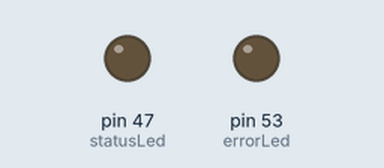
Bench run of a sketch on a simulated Arduino Mega 2560, built with avr-gcc and run on an emulated ATmega2560. Shown: output pins drawn as LEDs (lit = HIGH). What the sketch prints to the serial monitor is not drawn.

Above: at 18.1 s.
At 20.8 s:
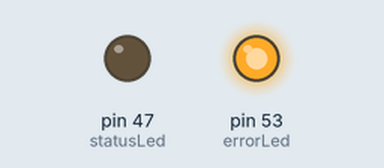
Timing chart, 0 to 23.7 s (numbered marks = the images above):
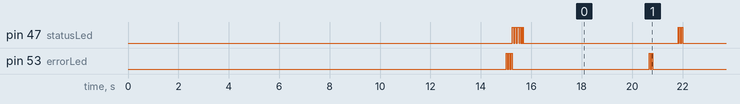

The sketch:

sender.ino
```cpp
// Test code for CSS 427 Final Project, based on Andrew Rapp example code.
// John Walter
// Thomas Dye
// Sender codebase for controller

#include <XBee.h>

// Create a 4-byte payload for an integer.
uint8_t payload[] = { 0, 0, 0, 0 };

// Initialize radio object
XBee xbee = XBee();

// 64-bit addressing: This is the SH + SL address of remote XBee
XBeeAddress64 addr64 = XBeeAddress64(0x0013A200, 0x40E3CD0F);
Tx64Request tx = Tx64Request(addr64, payload, sizeof(payload));
TxStatusResponse txStatus = TxStatusResponse();

// LED pin assignments
int statusLed = 47;
int errorLed = 53;

// Data for payload
int output = 0;

// Setup
void setup()
{
    // Prepare diagnostic leds
    pinMode(statusLed, OUTPUT);
    pinMode(errorLed, OUTPUT);

    // Prepare serial connections
    Serial.begin(9600);
    xbee.setSerial(Serial);

    // Allow radio to fully boot and establish connection to remote
    delay(15000);

    // Check LEDs
    flashLed(errorLed, 3, 50);
    flashLed(statusLed, 3, 50);
}

// Loop
void loop()
{
    // Pack 4-byte integer into payload using offsets
    payload[0] = output & 0xff;
    payload[1] = output >> 8 & 0xff;
    payload[2] = output >> 16 & 0xff;
    payload[3] = output >> 24 & 0xff;

    // Send payload and flash activity light
    xbee.send(tx);

    // flash TX indicator for each byte in payload
    flashLed(statusLed, 4, 25);

    // after sending a tx request, we expect a status response
    // wait up to 5 seconds for the status response
    if (xbee.readPacket(5000))
    {
        // got a response!

        // should be a znet tx status
        if (xbee.getResponse().getApiId() == TX_STATUS_RESPONSE)
        {
            xbee.getResponse().getTxStatusResponse(txStatus);

            // get the delivery status, the fifth byte
            if (txStatus.getStatus() == SUCCESS)
            {
                // success.
                flashLed(statusLed, 1, 100);
            }
            else
            {
                // the remote XBee did not receive our packet. is it powered on?
                flashLed(errorLed, 3, 500);
            }
        }
    }
    else if (xbee.getResponse().isError())
    {
        //nss.print("Error reading packet.  Error code: ");
        //nss.println(xbee.getResponse().getErrorCode());
        flashLed(errorLed, 3, 100);
    }
    else
    {
        // local XBee did not provide a timely TX Status Response.  Radio is not configured properly or connected
        flashLed(errorLed, 2, 50);
    }

    setOutput();
    delay(1000);
}

// Flash LED
void flashLed(int pin, int times, int wait)
{
    for (int i = 0; i < times; i++)
    {
        digitalWrite(pin, HIGH);
        delay(wait);
        digitalWrite(pin, LOW);

        if (i + 1 < times)
        {
            delay(wait);
        }
    }
}

// Set Output
void setOutput()
{
    if (output == 0)
    {
        output = 1;
    }
    else
    {
        output = 0;
    }
}
```

Measured:
- by itself, pin 47 (statusLed): repeats every 6.3 s: LOW 6.2 s, 3 × (HIGH 0.03 s, LOW 0.03 s), HIGH 0.03 s
- by itself, pin 53 (errorLed): moves between LOW and HIGH, repeating every 25.3 s
- by itself, everything shown: repeats every 6.3 s, in 6 steps
